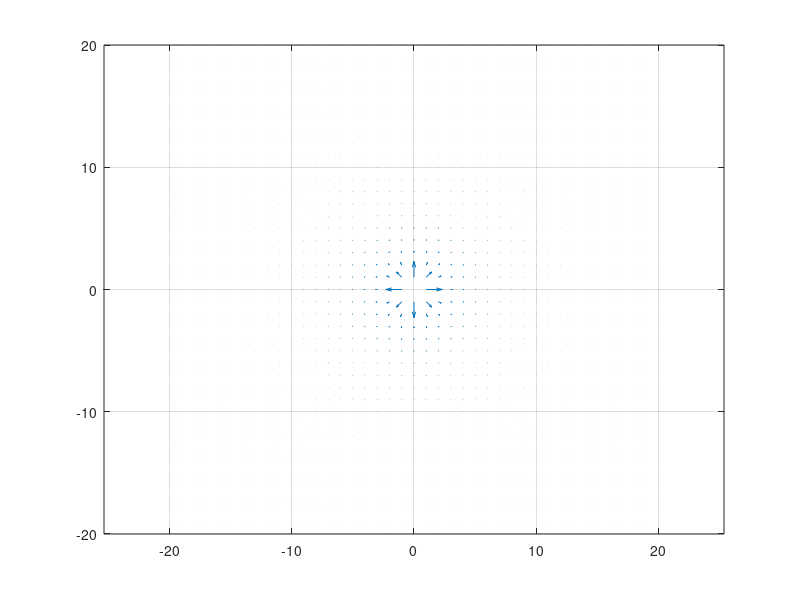

MATLAB code for this plot:
[x,y] = meshgrid(-20:20,-20:20);
u = x./((x.^2+y.^2).^(3/2));
v = y./((x.^2+y.^2).^(3/2));
quiver(x,y,u,v)

axis equal
grid on